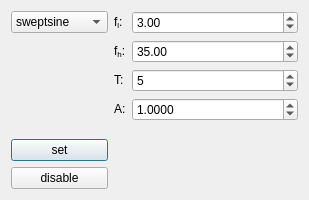
<?xml version="1.0" encoding="UTF-8"?>
<ui version="4.0">
 <class>QExcitationDialog</class>
 <widget class="QDialog" name="QExcitationDialog">
  <property name="geometry">
   <rect>
    <x>0</x>
    <y>0</y>
    <width>309</width>
    <height>200</height>
   </rect>
  </property>
  <property name="sizePolicy">
   <sizepolicy hsizetype="Preferred" vsizetype="Preferred">
    <horstretch>0</horstretch>
    <verstretch>0</verstretch>
   </sizepolicy>
  </property>
  <property name="minimumSize">
   <size>
    <width>300</width>
    <height>200</height>
   </size>
  </property>
  <property name="windowTitle">
   <string>Dialog</string>
  </property>
  <layout class="QHBoxLayout" name="horizontalLayout">
   <item>
    <layout class="QVBoxLayout" name="verticalLayout">
     <item>
      <widget class="QComboBox" name="excitation_selection_comboBox">
       <item>
        <property name="text">
         <string>sweptsine</string>
        </property>
       </item>
       <item>
        <property name="text">
         <string>multisine</string>
        </property>
       </item>
       <item>
        <property name="text">
         <string>steppedsine</string>
        </property>
       </item>
      </widget>
     </item>
     <item>
      <spacer name="verticalSpacer">
       <property name="orientation">
        <enum>Qt::Vertical</enum>
       </property>
       <property name="sizeType">
        <enum>QSizePolicy::MinimumExpanding</enum>
       </property>
       <property name="sizeHint" stdset="0">
        <size>
         <width>20</width>
         <height>20</height>
        </size>
       </property>
      </spacer>
     </item>
     <item>
      <widget class="QPushButton" name="set_pushButton">
       <property name="text">
        <string>set</string>
       </property>
      </widget>
     </item>
     <item>
      <widget class="QPushButton" name="disable_pushButton">
       <property name="text">
        <string>disable</string>
       </property>
      </widget>
     </item>
    </layout>
   </item>
   <item>
    <widget class="QStackedWidget" name="stackedWidget">
     <property name="sizePolicy">
      <sizepolicy hsizetype="Preferred" vsizetype="MinimumExpanding">
       <horstretch>0</horstretch>
       <verstretch>0</verstretch>
      </sizepolicy>
     </property>
     <property name="currentIndex">
      <number>2</number>
     </property>
     <widget class="QWidget" name="page">
      <layout class="QFormLayout" name="formLayout">
       <property name="leftMargin">
        <number>0</number>
       </property>
       <property name="topMargin">
        <number>0</number>
       </property>
       <property name="rightMargin">
        <number>0</number>
       </property>
       <property name="bottomMargin">
        <number>0</number>
       </property>
       <item row="0" column="0">
        <widget class="QLabel" name="label_fl">
         <property name="text">
          <string>&lt;html&gt;&lt;head/&gt;&lt;body&gt;&lt;p&gt;f&lt;span style=&quot; vertical-align:sub;&quot;&gt;l&lt;/span&gt;:&lt;/p&gt;&lt;/body&gt;&lt;/html&gt;</string>
         </property>
        </widget>
       </item>
       <item row="0" column="1">
        <widget class="QDoubleSpinBox" name="doubleSpinBox_fl">
         <property name="maximum">
          <double>100.000000000000000</double>
         </property>
         <property name="value">
          <double>10.000000000000000</double>
         </property>
        </widget>
       </item>
       <item row="1" column="0">
        <widget class="QLabel" name="label_fh">
         <property name="text">
          <string>&lt;html&gt;&lt;head/&gt;&lt;body&gt;&lt;p&gt;f&lt;span style=&quot; vertical-align:sub;&quot;&gt;h&lt;/span&gt;:&lt;/p&gt;&lt;/body&gt;&lt;/html&gt;</string>
         </property>
        </widget>
       </item>
       <item row="1" column="1">
        <widget class="QDoubleSpinBox" name="doubleSpinBox_fh">
         <property name="maximum">
          <double>100.000000000000000</double>
         </property>
         <property name="value">
          <double>35.000000000000000</double>
         </property>
        </widget>
       </item>
       <item row="2" column="0">
        <widget class="QLabel" name="label_T">
         <property name="text">
          <string>&lt;html&gt;&lt;head/&gt;&lt;body&gt;&lt;p&gt;T:&lt;/p&gt;&lt;/body&gt;&lt;/html&gt;</string>
         </property>
        </widget>
       </item>
       <item row="2" column="1">
        <widget class="QDoubleSpinBox" name="doubleSpinBox_T">
         <property name="maximum">
          <double>120.000000000000000</double>
         </property>
         <property name="value">
          <double>10.000000000000000</double>
         </property>
        </widget>
       </item>
       <item row="3" column="0">
        <widget class="QLabel" name="label_A">
         <property name="text">
          <string>&lt;html&gt;&lt;head/&gt;&lt;body&gt;&lt;p&gt;A:&lt;/p&gt;&lt;/body&gt;&lt;/html&gt;</string>
         </property>
        </widget>
       </item>
       <item row="3" column="1">
        <widget class="QDoubleSpinBox" name="doubleSpinBox_A">
         <property name="decimals">
          <number>4</number>
         </property>
         <property name="maximum">
          <double>10000000000.000000000000000</double>
         </property>
         <property name="value">
          <double>1.000000000000000</double>
         </property>
        </widget>
       </item>
      </layout>
     </widget>
     <widget class="QWidget" name="page_2">
      <layout class="QVBoxLayout" name="verticalLayout_2">
       <item>
        <widget class="QLabel" name="label">
         <property name="text">
          <string>Realization:</string>
         </property>
         <property name="wordWrap">
          <bool>true</bool>
         </property>
        </widget>
       </item>
       <item>
        <widget class="QSpinBox" name="multisine_spinBox"/>
       </item>
       <item>
        <widget class="QLabel" name="label_2">
         <property name="text">
          <string>Gain:</string>
         </property>
        </widget>
       </item>
       <item>
        <widget class="QDoubleSpinBox" name="musin_gain_doubleSpinBox">
         <property name="decimals">
          <number>4</number>
         </property>
         <property name="maximum">
          <double>10000000000.000000000000000</double>
         </property>
         <property name="singleStep">
          <double>50.000000000000000</double>
         </property>
        </widget>
       </item>
       <item>
        <spacer name="verticalSpacer_2">
         <property name="orientation">
          <enum>Qt::Vertical</enum>
         </property>
         <property name="sizeHint" stdset="0">
          <size>
           <width>20</width>
           <height>40</height>
          </size>
         </property>
        </spacer>
       </item>
      </layout>
     </widget>
     <widget class="QWidget" name="page_3">
      <layout class="QFormLayout" name="formLayout_2">
       <property name="horizontalSpacing">
        <number>6</number>
       </property>
       <property name="verticalSpacing">
        <number>6</number>
       </property>
       <property name="leftMargin">
        <number>0</number>
       </property>
       <property name="topMargin">
        <number>0</number>
       </property>
       <property name="rightMargin">
        <number>0</number>
       </property>
       <property name="bottomMargin">
        <number>0</number>
       </property>
       <item row="1" column="1">
        <widget class="QDoubleSpinBox" name="doubleSpinBox_fl_2">
         <property name="maximum">
          <double>100.000000000000000</double>
         </property>
         <property name="value">
          <double>3.000000000000000</double>
         </property>
        </widget>
       </item>
       <item row="3" column="1">
        <widget class="QDoubleSpinBox" name="doubleSpinBox_fh_2">
         <property name="maximum">
          <double>100.000000000000000</double>
         </property>
         <property name="value">
          <double>35.000000000000000</double>
         </property>
        </widget>
       </item>
       <item row="5" column="1">
        <widget class="QDoubleSpinBox" name="doubleSpinBox_T_2">
         <property name="decimals">
          <number>0</number>
         </property>
         <property name="maximum">
          <double>10.000000000000000</double>
         </property>
         <property name="value">
          <double>5.000000000000000</double>
         </property>
        </widget>
       </item>
       <item row="7" column="1">
        <widget class="QDoubleSpinBox" name="doubleSpinBox_A_2">
         <property name="decimals">
          <number>4</number>
         </property>
         <property name="maximum">
          <double>10000000000.000000000000000</double>
         </property>
         <property name="value">
          <double>1.000000000000000</double>
         </property>
        </widget>
       </item>
       <item row="1" column="0">
        <widget class="QLabel" name="label_fl_2">
         <property name="text">
          <string>&lt;html&gt;&lt;head/&gt;&lt;body&gt;&lt;p&gt;f&lt;span style=&quot; vertical-align:sub;&quot;&gt;l&lt;/span&gt;:&lt;/p&gt;&lt;/body&gt;&lt;/html&gt;</string>
         </property>
        </widget>
       </item>
       <item row="3" column="0">
        <widget class="QLabel" name="label_fh_2">
         <property name="text">
          <string>&lt;html&gt;&lt;head/&gt;&lt;body&gt;&lt;p&gt;f&lt;span style=&quot; vertical-align:sub;&quot;&gt;h&lt;/span&gt;:&lt;/p&gt;&lt;/body&gt;&lt;/html&gt;</string>
         </property>
        </widget>
       </item>
       <item row="5" column="0">
        <widget class="QLabel" name="label_T_2">
         <property name="text">
          <string>&lt;html&gt;&lt;head/&gt;&lt;body&gt;&lt;p&gt;T:&lt;/p&gt;&lt;/body&gt;&lt;/html&gt;</string>
         </property>
        </widget>
       </item>
       <item row="7" column="0">
        <widget class="QLabel" name="label_A_2">
         <property name="text">
          <string>&lt;html&gt;&lt;head/&gt;&lt;body&gt;&lt;p&gt;A:&lt;/p&gt;&lt;/body&gt;&lt;/html&gt;</string>
         </property>
        </widget>
       </item>
      </layout>
     </widget>
    </widget>
   </item>
   <item>
    <layout class="QFormLayout" name="channels_formLayout"/>
   </item>
  </layout>
 </widget>
 <resources/>
 <connections/>
</ui>
